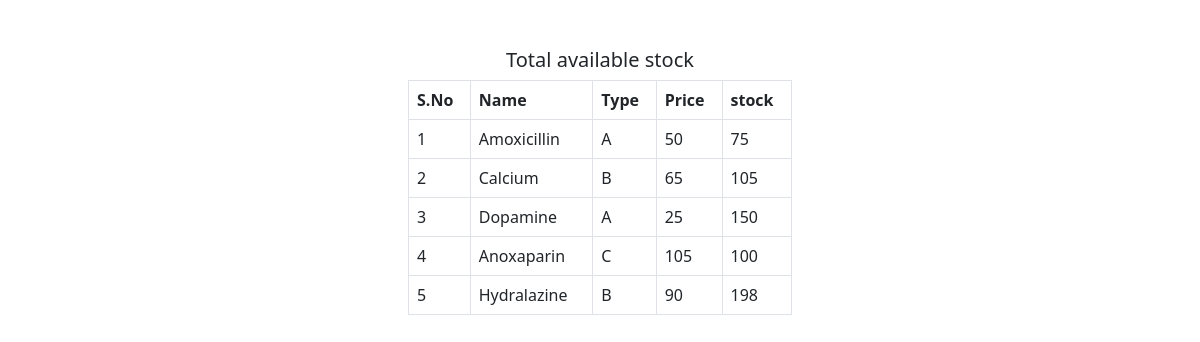
/getStock.php (signed in), run on the app's committed database.
### tables this page shows
CREATE TABLE `medicines` (
  `id` int(11) NOT NULL,
  `name` varchar(100) DEFAULT NULL,
  `type` varchar(100) DEFAULT NULL,
  `price` int(11) DEFAULT NULL,
  `stock` int(11) DEFAULT NULL
);

### getStock.php (the view, shortened to what this page needs)
<?php
    if(isset($_SESSION['fname'])){
    include('includes/connection.php');
    $query = "select * from medicines;";
    $query_run = mysqli_query($connection,$query);
?>
<html>
    <head>
        <link rel="stylesheet" href="css/style.css">
        <link rel="stylesheet" href="bootstrap/css/bootstrap.min.css">
        <link rel="stylesheet" href="fontawesome/css/font-awesome.min.css">
    </head>
    <body>
        <div class="row">
            <div class="col-md-4 m-auto"><br><br>
                <center><h5>Total available stock</h5></center>
                <table class="table table-bordered">
                    <thead class="thead-dark">
                        <tr>
                            <th>S.No</th>
                            <th>Name</th>
                            <th>Type</th>
                            <th>Price</th>
                            <th>stock</th>
                        </tr>
                        <tbody>
                        <?php
                            $sno = 0;
                            while($row = mysqli_fetch_assoc($query_run)){
                                $sno += 1;
                                ?>
                                <tr>
                                <td><?php echo $sno;?></td>
                                <td><?php echo $row['name'];?></td>
                                <td><?php echo $row['type'];?></td>
                                <td><?php echo $row['price'];?></td>
                                <td><?php echo $row['stock'];?></td>
                            </tr>
                            <?php
                            }
                        ?>
                        </tbody>
                    </thead>
                </table>
            </div>
        </div>
    </body>
</html>
<?php
    }
    else{
        header('location:index.php');
    }
?>

### data on the page
medicines: name "Amoxicillin", type "A", price "50", stock "75"
medicines: name "Calcium", type "B", price "65", stock "105"
medicines: name "Dopamine", type "A", price "25", stock "150"
medicines: name "Anoxaparin", type "C", price "105", stock "100"
medicines: name "Hydralazine", type "B", price "90", stock "198"
